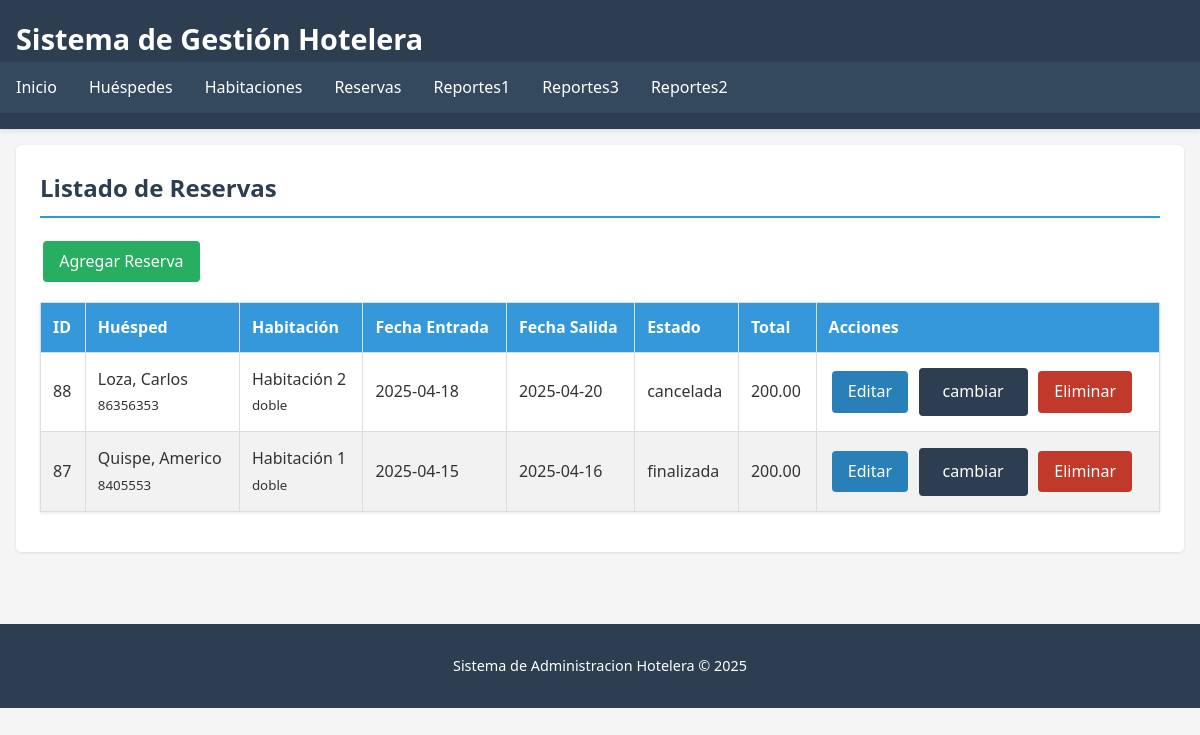
Screenshot of /reservas/listar.php with the database file from the repository.
### tables this page shows
CREATE TABLE `reservas` (
  `id_reserva` int(11) NOT NULL,
  `id_huesped` int(11) NOT NULL,
  `id_habitacion` int(11) NOT NULL,
  `fecha_entrada` date NOT NULL,
  `fecha_salida` date NOT NULL,
  `estado` enum('confirmada','cancelada','finalizada') DEFAULT 'confirmada',
  `total` decimal(10,2) DEFAULT NULL
);

CREATE TABLE `huespedes` (
  `id_huesped` int(11) NOT NULL,
  `nombre` varchar(100) NOT NULL,
  `apellido` varchar(100) NOT NULL,
  `documento` varchar(20) DEFAULT NULL,
  `nacionalidad` varchar(50) DEFAULT NULL,
  `telefono` varchar(15) DEFAULT NULL,
  `email` varchar(100) DEFAULT NULL
);

CREATE TABLE `habitaciones` (
  `id_habitacion` int(11) NOT NULL,
  `numero` varchar(10) DEFAULT NULL,
  `tipo` enum('individual','doble','suite') NOT NULL,
  `precio_noche` decimal(10,2) NOT NULL,
  `descripcion` text DEFAULT NULL,
  `estado` enum('disponible','ocupada','mantenimiento') DEFAULT 'disponible'
);

### reservas/listar.php (the view, shortened to what this page needs)
<?php
require_once('../includes/conexion.php');
$query = "SELECT r.id_reserva, r.fecha_entrada, r.fecha_salida, r.estado, r.total,
                 h.id_huesped, h.documento, h.nombre as nombre_huesped, h.apellido as apellido_huesped,
                 ha.id_habitacion, ha.numero as numero_habitacion, ha.tipo
          FROM reservas r
          JOIN huespedes h ON r.id_huesped = h.id_huesped
          JOIN habitaciones ha ON r.id_habitacion = ha.id_habitacion
          ORDER BY r.fecha_entrada DESC";
$resultado = mysqli_query($conexion, $query);
include('../includes/header.php');
?>
<div class="card">
    <h2>Listado de Reservas</h2>
    <a href="agregar.php" class="btn btn-agregar">Agregar Reserva</a>
    <table>
        <thead>
            <tr>
                <th>ID</th>
                <th>Huésped</th>
                <th>Habitación</th>
                <th>Fecha Entrada</th>
                <th>Fecha Salida</th>
                <th>Estado</th>
                <th>Total</th>
                <th>Acciones</th>
            </tr>
        </thead>
        <tbody>
            <?php if (mysqli_num_rows($resultado) > 0): ?>
                <?php while ($reserva = mysqli_fetch_assoc($resultado)): ?>
                <tr>
                    <td><?php echo $reserva['id_reserva']; ?></td>
                    <td>
                        <?php echo $reserva['apellido_huesped'] . ', ' . $reserva['nombre_huesped']; ?>
                        <br><small><?php echo $reserva['documento']; ?></small>
                    </td>
                    <td>
                        <?php echo 'Habitación ' . $reserva['numero_habitacion']; ?>
                        <br><small><?php echo $reserva['tipo']; ?></small>
                    </td>
                    <td><?php echo $reserva['fecha_entrada']; ?></td>
                    <td><?php echo $reserva['fecha_salida']; ?></td>
                    <td><?php echo $reserva['estado']; ?></td>
                    <td><?php echo number_format($reserva['total'], 2); ?></td>
                    <td>
                        <a href="editar.php?id=<?php echo $reserva['id_reserva']; ?>" class="btn btn-editar">Editar</a>
                        <a href="cambiar_estado.php?id=<?php echo $reserva['id_reserva']; ?>" class="btn btn-submit">cambiar</a>
                        <a href="eliminar.php?id=<?php echo $reserva['id_reserva']; ?>" class="btn btn-eliminar" onclick="return confirm('¿Está seguro de eliminar esta reserva?')">Eliminar</a>
                    </td>
                </tr>
                <?php endwhile; ?>
            <?php else: ?>
                <tr>
                    <td colspan="8">No hay reservas registradas.</td>
                </tr>
            <?php endif; ?>
        </tbody>
    </table>
</div>
<?php
include('../includes/footer.php');
?>

### css/estilo.css (style rules this page uses)
body { font-family: 'Segoe UI', Tahoma, Geneva, Verdana, sans-serif; line-height: 1.6; margin: 0; padding: 0; color: #333; background-color: #f5f5f5; }
table { width: 100%; border-collapse: collapse; margin: 1rem 0; background: white; box-shadow: 0 1px 3px rgba(0,0,0,0.1); }
table, th, td { border: 1px solid #ddd; }
th, td { padding: 0.75rem; text-align: left; }
th { background-color: #3498db; color: white; }
tr:nth-child(even) { background-color: #f2f2f2; }
.btn { display: inline-block; padding: 0.5rem 1rem; margin: 0.2rem; text-decoration: none; border-radius: 4px; font-weight: 500; transition: all 0.3s; border: none; cursor: pointer; }
.btn-agregar { background: #27ae60; color: white; }
.btn-editar { background: #2980b9; color: white; }
.btn-eliminar { background: #c0392b; color: white; }
.btn-submit { background: #2c3e50; color: white; padding: 0.7rem 1.5rem; font-size: 1rem; }
.card { background: white; border-radius: 5px; box-shadow: 0 1px 3px rgba(0,0,0,0.1); padding: 1.5rem; margin-bottom: 1.5rem; }
.card h2 { margin-top: 0; color: #2c3e50; border-bottom: 2px solid #3498db; padding-bottom: 0.5rem; }

### rows the page displays
reservas: id_reserva "88", id_huesped.apellido "Loza", id_huesped.nombre "Carlos", id_huesped.documento "86356353", id_habitacion.numero "2", id_habitacion.tipo "doble", fecha_entrada "2025-04-18", fecha_salida "2025-04-20", estado "cancelada", total "200.00"
reservas: id_reserva "87", id_huesped.apellido "Quispe", id_huesped.nombre "Americo", id_huesped.documento "8405553", id_habitacion.numero "1", id_habitacion.tipo "doble", fecha_entrada "2025-04-15", fecha_salida "2025-04-16", estado "finalizada", total "200.00"
